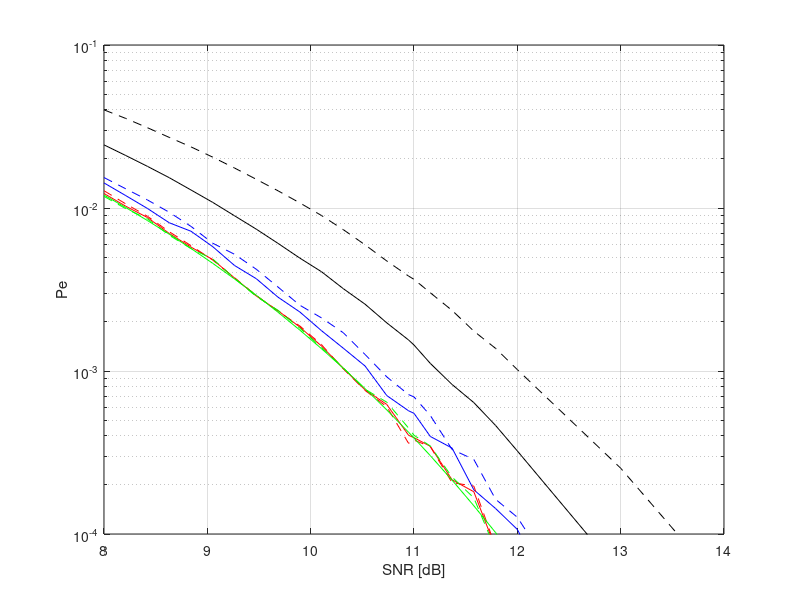

This figure's MATLAB source:
close all; clear all; clc;

load('pe_plots_data.mat');

% Plots
figure;
semilogy(SNRs, pe_le, 'b--');
hold on;
semilogy(SNRs, pe_dfe, 'b-');
semilogy(SNRs, pe_aa2, 'k--');
semilogy(SNRs, pe_aa, 'k-');
semilogy(SNRs, pe_vit, 'r--');
semilogy(SNRs, pe_mlm, 'r');

semilogy(SNRs, pe_theor_bound, 'g-');
semilogy(SNRs, pe_noisi, 'g--');

xlabel('SNR [dB]');
ylabel('Pe');
grid on;
xlim([8, 14]);
ylim([1e-4, 1e-1]);

print('pe_plot', '-depsc');
